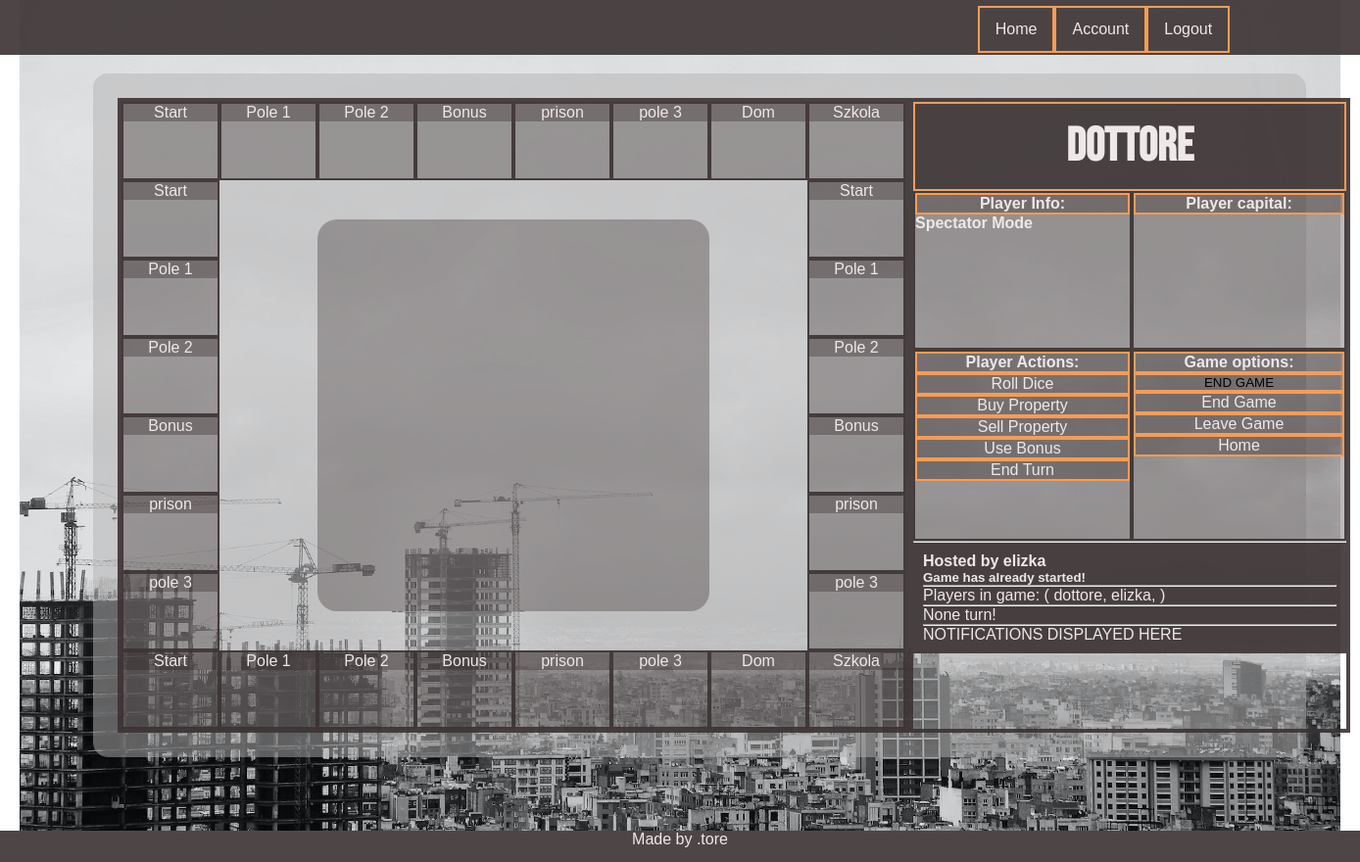
Page /game/3/ (signed in) on the committed database.
### game/models.py (models this page shows, shortened)
class Field(models.Model):
    nr = models.IntegerField(default = None, blank = True, null = True)
    name = models.CharField(max_length=150)
    owner = models.ForeignKey(Player, on_delete=models.CASCADE, related_name='fieldOwner', null=True, default=None, blank=True)
    typeof = models.ForeignKey(FieldType, on_delete=models.CASCADE, related_name='typeOfField', null=True, default= None, blank=True)
    price = models.IntegerField(default=100)
    grade = models.IntegerField(default=1)

class Game(models.Model):
    name = models.CharField(max_length=150)
    host = models.CharField(max_length=10)
    is_played = models.BooleanField(default=False)
    max_players = models.IntegerField(default=4)
    who_is_ready = models.ManyToManyField(Player, related_name="guys_ready", blank=True)
    who_is_playing = models.ManyToManyField(Player, related_name="guys_playing", blank=True)
    turn = models.IntegerField(default=1)
    turn_of_player = models.ForeignKey(Player, on_delete=models.CASCADE, related_name='czyja_tura', blank=True,
                                       null=True)
    @property
    def players_ready(self):
        return list(self.who_is_ready.all())
    @property
    def players_playing(self):
        return list(self.who_is_playing.all())

### player/models.py (models this page shows, shortened)
class Player(models.Model):
    name = models.ForeignKey(User,on_delete=models.CASCADE,related_name='player_name')
    parent= models.CharField(max_length = 10)
    nick = models.CharField(max_length=10 )
    in_game= models.BooleanField(default = False)
    money = models.IntegerField(default=150)
    position = models.IntegerField(default=1)
    tossed_dice= models.BooleanField(default=False)
    description = models.TextField(max_length = 300, null = True)
    def __str__(self):
        return self.nick

### game/views.py (the view)
# urls.py: path('<int:id>/', detail, name = 'detail'),
@login_required
def detail(request, id):
    game = Game.objects.get(pk=id)
    player = Player.objects.get(parent=request.user.username)
    boardSize = 8
    r1 = Field.objects.all()[:boardSize]
    r2 = Field.objects.filter()[:(boardSize-2)]
    r3 = Field.objects.filter()[:boardSize]
    r4 = Field.objects.filter()[:boardSize-2]
    args = {'game': game, 'players_ready': game.players_ready, 'players_playing':game.players_playing, 'player':player,
            'player_in_game':player in game.players_playing, 'r1':r1, 'r2':r2, 'r3':r3, 'r4':r4}
    return render(request, 'game/detail.html', args)

### templates/game/detail.html (shortened to what this page needs)
{% extends 'base.html' %}
{% load static %}
{% block css %}
<link rel="stylesheet" href="{% static 'css/detail.css' %}">
{% endblock %}
{% block content %}
    <section class="game_section game_section_board">
     <div class="r1">
        {% for field in r1 %}
        <div class= 'game_field --row'><div class='game_field__header'> {{field.name}}</div></div>
        {% endfor %}
     </div>
     <div class="r2 ">
        {% for field in r2 %}
        <div class= 'game_field --col'>
            <div class='game_field__header'>
                {{field.name}}
            </div>
        </div>
        {% endfor %}
     </div>
     <div class="r3">
        {% for field in r3 %}
        <div class= 'game_field --row'><div class='game_field__header'> {{field.name}}</div></div>
        {% endfor %}
     </div>
     <div class="r4">
        {% for field in r4 %}
        <div class= 'game_field --col'>
            <div class='game_field__header'>
                {{field.name}}
            </div>
        </div>
        {% endfor %}
     </div>
      <div class="inner_board"></div>
    </section>
    <section class = "game_section game_section_sidebar">
        <div class="game_section_sidebar_top">
            <article class="sidebar_top__sidebar_header">
                <h2 class="playerName_header">{{player}}</h2>
            </article>
            <article class="sidebar_top__player_info __sidebar_item">
                <div class= '__sidebar_item_action'><h4>Player Info:</h4></div>
                    {% if  game.is_played %}
                    <h4>Spectator Mode</h4>
                    {% endif %}
            </article>
            <article class="sidebar_top__game_stats __sidebar_item">
                <div class= '__sidebar_item_action'><h4>Player capital:</h4></div>
            </article>
            <article class="sidebar_top__game_actions __sidebar_item">
            <div class="game_actions --player_in_game">
                <div class= '__sidebar_item_action'><h4>Player Actions:</h4></div>
                <div class="__sidebar_menu_column">
                    <div class= '__sidebar_item_action'><a href ="{% url 'game_end_turn' game.id%}">Roll Dice</a></div>
                    <div class= '__sidebar_item_action'><a href ="{% url 'game_end_turn' game.id%}">Buy Property</a></div>
                    <div class= '__sidebar_item_action'><a href ="{% url 'game_end_turn' game.id%}">Sell Property</a></div>
                    <div class= '__sidebar_item_action'><a href ="{% url 'game_end_turn' game.id%}">Use Bonus</a></div>
                    <div class= '__sidebar_item_action'><a href ="{% url 'game_end_turn' game.id%}">End Turn</a></div>
                </div>
            </div>
            </article>
            <article class="sidebar_top__global_actions  __sidebar_item">
                <div class= '__sidebar_item_action'><h4>Game options:</h4></div>
                <div class="__sidebar_menu_column">
                    {% if player_in_game %}
                    <input type ="button" value="END GAME" class="__sidebar_item_action --end_btn">
                    <div class= '__sidebar_item_action'><a href ="{% url 'game_end' game.id%}">End Game</a></div>
                    <div class= '__sidebar_item_action'><a href ="{% url 'game_leave' game.id%}">Leave Game</a></div>
                    {% endif %}
                    <div class='__sidebar_item_action'><a href ="{% url 'home'%}">Home</a></div>
                </div>
        </article>
        </div>
        <hr>
        <div class="game_section_sidebar_bottom">
            <h4>Hosted by {{game.host}}</h4>
            {% if game.is_played %}
            <h5 class = "notification-item">Game has already started!</h5>
                {% else %}
            <h5 class  = "notification-item">Game hasn't started yet.</h5>
                {% endif %}
            <hr>
                {% if game.is_played %}
            <p>Players in game: (
                {% for player in players_playing %}
                {{player}},
                {% endfor %})
            </p>
            <hr>
            <div class = '--menu'>
                {{game.turn_of_player}} turn!
                    {% else %}
                <p class = "players_ready_text">Players Ready:</p>
                Max Players: {{game.max_players}}
                    {% endif %}
            </div>
            <hr>
            <p class="notification-item">NOTIFICATIONS DISPLAYED HERE<p>
        </div>
    </section>
</div>
{% endblock %}

### static/css/main.css (style rules this page uses)
* { padding: 0; margin: 0; box-sizing: border-box; }
body { font-family: "Noto Sans JP", sans-serif; }
:root { --main-bg-color: hsla(0, 0%, 70%, 50%); --main-bars-color: rgba(59, 50, 50, 0.9); --main-color-alpha: rgba(39, 26, 26, 0.3); --main-gold-border: #f69c55; --font-color: rgb(238, 232, 232); }

### static/css/detail.css (style rules this page uses)
.game_section { height: 100%; border: 4px solid var(--main-bars-color); }
.game_section_board { grid-area: board; display: grid; grid-template-areas: "r1 r1 r1 r1 r1 r1" "r4 vo vo vo vo r2" "r4 vo vo vo vo r2" "r4 vo vo vo vo r2" "r4 vo vo vo vo r2" "r3 r3 r3 r3 r3 r3"; grid-gap: 0px 0px; position: relative; }
.r1 { grid-area: r1; display: flex; }
.r2 { grid-area: r2; display: flex; flex-direction: column; }
.r3 { grid-area: r3; display: flex; width: 100%; }
.r4 { grid-area: r4; }
.game_field { display: flex; flex-direction: column; border: 2px solid var(--main-bars-color); height: 80px; z-index: 10; background-color: var(--main-color-alpha); }
.game_field__header { background-color: var(--main-color-alpha); color: var(--font-color); text-align: center; }
.--row { width: 100px; }
.--col { width: 100px; }
.inner_board { position: absolute; left: 200px; top: 120px; width: 400px; height: 400px; background-color: var(--main-color-alpha); border-radius: 20px; z-index: 100; }
.game_section_sidebar { grid-area: sidebar; width: 450px; }
.game_section_sidebar_top { display: grid; grid-template-areas: "sidebar_header sidebar_header" "player_info game_stats" "player_info game_stats" "player_info game_stats" "player_info game_stats" "game_actions global_actions" "game_actions global_actions"; height: 70%; }
.sidebar_top__sidebar_header { display: flex; align-items: center; justify-content: center; grid-area: sidebar_header; background-color: var(--main-bars-color); border: 2px solid var(--main-gold-border); font-family: "Bebas Neue", cursive; font-size: 2em; color: var(--font-color); text-align: center; }
.sidebar_top__player_info { height: 30%; grid-area: player_info; }
.sidebar_top__game_stats { height: 30%; grid-area: game_stats; }
.sidebar_top__game_actions { height: 20%; grid-area: game_actions; }
.sidebar_top__global_actions { height: 20%; grid-area: global_actions; }
.__sidebar_item { height: 100%; border: 2px solid var(--main-bars-color); background-color: var(--main-color-alpha); color: var(--font-color); }
.__sidebar_menu_column { display: flex; flex-direction: column; justify-content: space-around; }
.__sidebar_item_action { border: 2px solid var(--main-gold-border); background-color: var(--main-color-alpha); width: 100%; text-align: center; }
.__sidebar_item_action a { color: var(--font-color); text-decoration: none; }
.game_section_sidebar_bottom { padding: 10px; color: var(--font-color); background-color: var(--main-bars-color); }
.--menu { list-style: none; }

### rows in the picture
Field: name "Start"
Field: name "Pole 1"
Field: name "Pole 2"
Field: name "Bonus"
Field: name "prison"
Field: name "pole 3"
Field: name "Dom"
Field: name "Szkola"
Player: nick "dottore"
Game: host "elizka", turn_of_player "None"
Player: nick "elizka"
